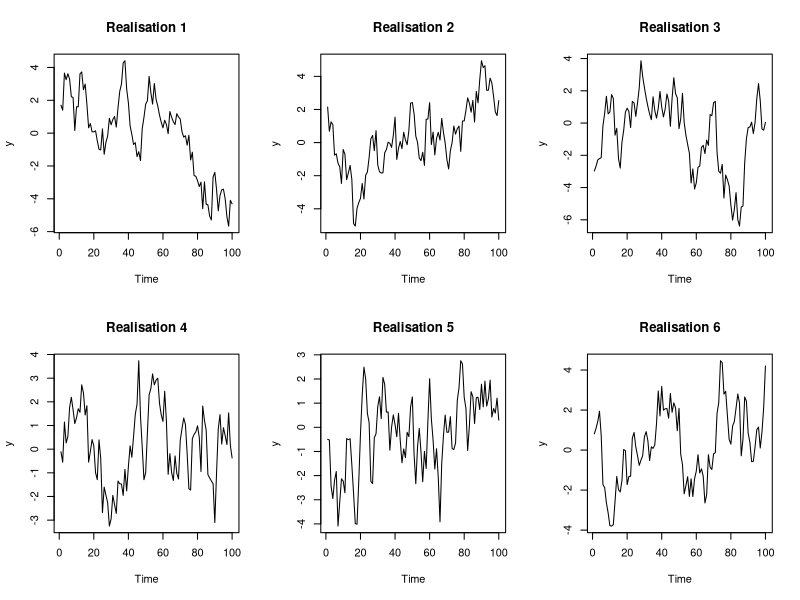

This figure's R source:
## ---- chunk 1
set.seed(1)
par(mfrow = c(2, 3))
for (i in 1:6) plot(arima.sim(list(ar = 0.9), n = 100), main = paste("Realisation", i), ylab = "y")
